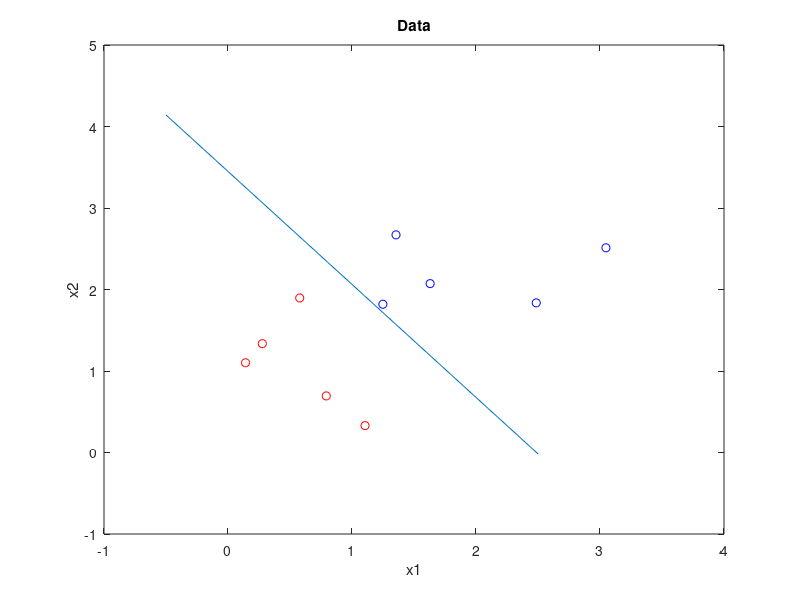

This chart was generated by the following MATLAB code:
function demo_perceptron
dbstop if error
rng(2);
%% Generate data from two Gaussion distribution
N = 10;
mu1 = [1,1];
mu2 = [2,2];
sigma = 0.2 * eye(2);
X = [mvnrnd(mu1,sigma,N/2);mvnrnd(mu2,sigma,N/2)];
label = [ones(N/2,1); -ones(N/2,1)];

%
figure;
hold on;
plot(X(label==1,1), X(label==1,2), 'ro');
plot(X(label==-1,1), X(label==-1,2), 'bo');
hold off;
box on;
title('Data');
xlabel('x1');
ylabel('x2');

%% Perceptron
eta = 0.1;
w = randn(2,1);
b = 0;
iter = 200;

% train
for i = 1:iter
    y = label .* (X*w + b);
    idx = find(y < 0);
    if ~isempty(idx)
        j = randsample(idx,1);
        w = w + eta * label(j) * X(j,:)';
        b = b + eta * label(j);
    else
        break;
    end
end

% test
pre_label = sign(X*w+b);
accuracy = mean(sum(pre_label == label));

% Plot
hold on;
t = -0.5:0.1:2.5;
plot(t,(-b-w(1)*t)/w(2));
hold off;
end
